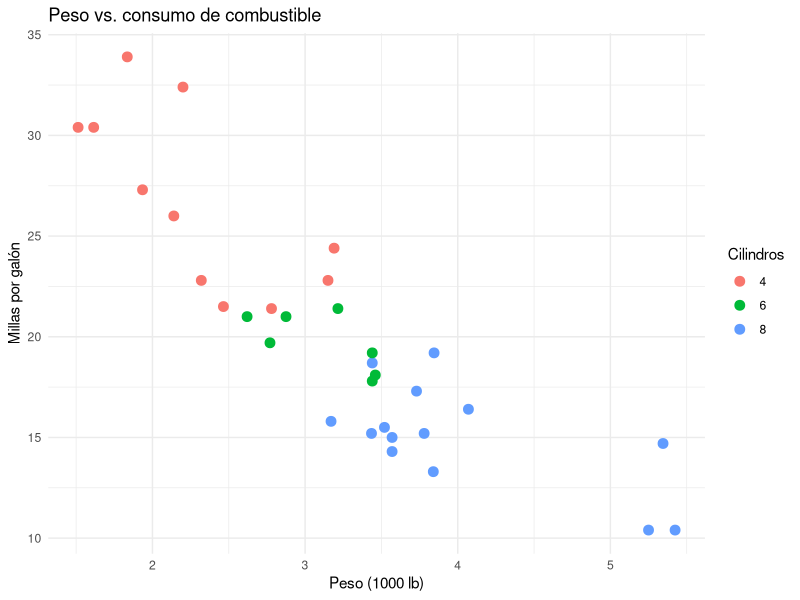

Source code (R):
library(ggplot2)

ggplot(mtcars, aes(x = wt, y = mpg, colour = factor(cyl))) +
    geom_point(size = 3) +
    labs(
        title = "Peso vs. consumo de combustible",
        x = "Peso (1000 lb)",
        y = "Millas por galón",
        colour = "Cilindros"
    ) +
    theme_minimal()
